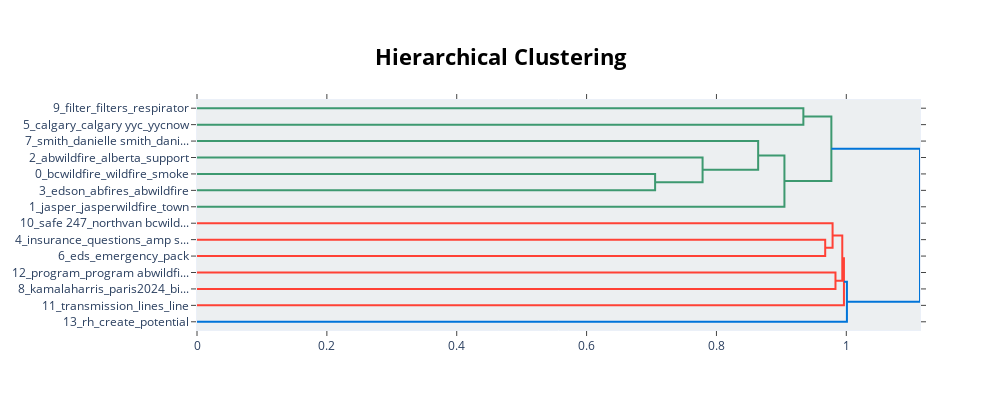

Here is the notebook cell this chart was saved with:
### Code cell
topic_model.visualize_hierarchy()

### Figure 1 — Plotly figure (JSON) as saved in the notebook; plotly's stock layout.template omitted (floating-point values rounded to 4 significant figures)
{"data": [{"hoverinfo": "text", "marker": {"color": "rgb(61,153,112)"}, "mode": "lines", "type": "scatter", "x": [0, 0.9339, 0.9339, 0], "xaxis": "x", "y": [-5, -5, -15, -15], "yaxis": "y"}, {"hoverinfo": "text", "marker": {"color": "rgb(61,153,112)"}, "mode": "lines", "type": "scatter", "x": [0, 0.7055, 0.7055, 0], "xaxis": "x", "y": [-45, -45, -55, -55], "yaxis": "y"}, {"hoverinfo": "text", "marker": {"color": "rgb(61,153,112)"}, "mode": "lines", "type": "scatter", "x": [0, 0.7786, 0.7786, 0.7055], "xaxis": "x", "y": [-35, -35, -50, -50], "yaxis": "y"}, {"hoverinfo": "text", "marker": {"color": "rgb(61,153,112)"}, "mode": "lines", "type": "scatter", "x": [0, 0.8642, 0.8642, 0.7786], "xaxis": "x", "y": [-25, -25, -42.5, -42.5], "yaxis": "y"}, {"hoverinfo": "text", "marker": {"color": "rgb(61,153,112)"}, "mode": "lines", "type": "scatter", "x": [0.8642, 0.9047, 0.9047, 0], "xaxis": "x", "y": [-33.75, -33.75, -65, -65], "yaxis": "y"}, {"hoverinfo": "text", "marker": {"color": "rgb(61,153,112)"}, "mode": "lines", "type": "scatter", "x": [0.9339, 0.977, 0.977, 0.9047], "xaxis": "x", "y": [-10, -10, -49.38, -49.38], "yaxis": "y"}, {"hoverinfo": "text", "marker": {"color": "rgb(255,65,54)"}, "mode": "lines", "type": "scatter", "x": [0, 0.9675, 0.9675, 0], "xaxis": "x", "y": [-85, -85, -95, -95], "yaxis": "y"}, {"hoverinfo": "text", "marker": {"color": "rgb(255,65,54)"}, "mode": "lines", "type": "scatter", "x": [0, 0.9788, 0.9788, 0.9675], "xaxis": "x", "y": [-75, -75, -90, -90], "yaxis": "y"}, {"hoverinfo": "text", "marker": {"color": "rgb(255,65,54)"}, "mode": "lines", "type": "scatter", "x": [0, 0.9833, 0.9833, 0], "xaxis": "x", "y": [-105, -105, -115, -115], "yaxis": "y"}, {"hoverinfo": "text", "marker": {"color": "rgb(255,65,54)"}, "mode": "lines", "type": "scatter", "x": [0.9788, 0.9938, 0.9938, 0.9833], "xaxis": "x", "y": [-82.5, -82.5, -110, -110], "yaxis": "y"}, {"hoverinfo": "text", "marker": {"color": "rgb(255,65,54)"}, "mode": "lines", "type": "scatter", "x": [0.9938, 0.9963, 0.9963, 0], "xaxis": "x", "y": [-96.25, -96.25, -125, -125], "yaxis": "y"}, {"hoverinfo": "text", "marker": {"color": "rgb(0,116,217)"}, "mode": "lines", "type": "scatter", "x": [0.9963, 1.001, 1.001, 0], "xaxis": "x", "y": [-110.6, -110.6, -135, -135], "yaxis": "y"}, {"hoverinfo": "text", "marker": {"color": "rgb(0,116,217)"}, "mode": "lines", "type": "scatter", "x": [0.977, 1.113, 1.113, 1.001], "xaxis": "x", "y": [-29.69, -29.69, -122.8, -122.8], "yaxis": "y"}], "layout": {"autosize": false, "height": 410, "hoverlabel": {"bgcolor": "white", "font": {"family": "Rockwell", "size": 16}}, "hovermode": "closest", "plot_bgcolor": "#ECEFF1", "showlegend": false, "title": {"font": {"color": "Black", "size": 22}, "text": "<b>Hierarchical Clustering</b>", "x": 0.5, "xanchor": "center", "yanchor": "top"}, "width": 1000, "xaxis": {"mirror": "allticks", "rangemode": "tozero", "showgrid": false, "showline": true, "showticklabels": true, "ticks": "outside", "type": "linear", "zeroline": false}, "yaxis": {"mirror": "allticks", "range": [-140, 0], "rangemode": "tozero", "showgrid": false, "showline": true, "showticklabels": true, "tickmode": "array", "ticks": "outside", "ticktext": ["9_filter_filters_respirator", "5_calgary_calgary yyc_yycnow", "7_smith_danielle smith_dani...", "2_abwildfire_alberta_support", "0_bcwildfire_wildfire_smoke", "3_edson_abfires_abwildfire", "1_jasper_jasperwildfire_town", "10_safe 247_northvan bcwild...", "4_insurance_questions_amp s...", "6_eds_emergency_pack", "12_program_program abwildfi...", "8_kamalaharris_paris2024_bi...", "11_transmission_lines_line", "13_rh_create_potential"], "tickvals": [-5, -15, -25, -35, -45, -55, -65, -75, -85, -95, -105, -115, -125, -135], "type": "linear", "zeroline": false}}}
